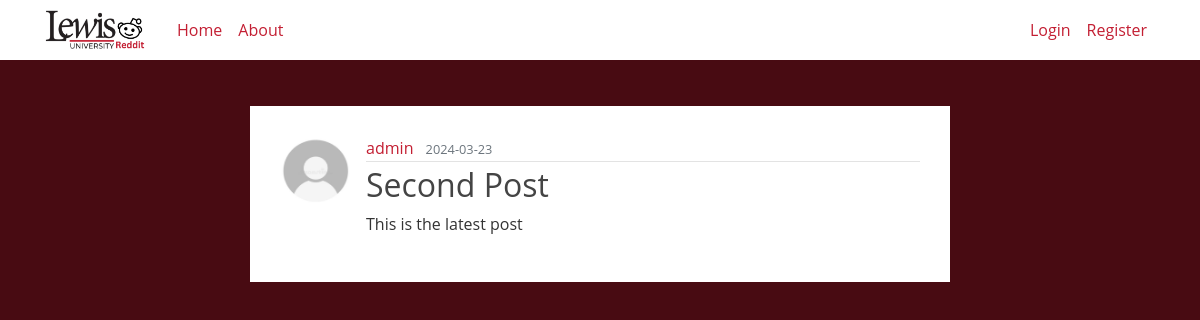
Screenshot of /post/3 with the database file from the repository.
### flaskblog/models.py (models this page shows, shortened)
class User(db.Model, UserMixin):
    id = db.Column(db.Integer, primary_key=True)
    username = db.Column(db.String(20), unique=True, nullable=False)
    email = db.Column(db.String(120), unique=True, nullable=False)
    image_file = db.Column(db.String(20), nullable=False, default='default.jpg')
    password = db.Column(db.String(60), nullable=False)
    posts = db.relationship('Post', backref='author', lazy=True)
    comments = db.relationship('Comment', backref='author', lazy=True)

class Post(db.Model):
    id = db.Column(db.Integer, primary_key=True)
    title = db.Column(db.String(100), nullable=False)
    date_posted = db.Column(db.DateTime, nullable=False, default=datetime.utcnow)
    content = db.Column(db.Text, nullable=False)
    user_id = db.Column(db.Integer, db.ForeignKey('user.id',ondelete='CASCADE'), nullable=False)
    comments = db.relationship('Comment', backref='post', passive_deletes=True)

### flaskblog/routes.py (the view)
@app.route("/post/<int:post_id>")
def post(post_id):
    post = Post.query.get_or_404(post_id)
    return render_template('post.html', title=post.title, post=post)

### flaskblog/templates/post.html (shortened to what this page needs)
{% extends "layout.html" %}
{% block content %}
<article class="post-content-section media">
  <img class="rounded-circle article-img" src="{{ url_for('static', filename='profile_pics/' + post.author.image_file) }}">
  <div class="media-body">
    <div class="article-metadata">
      <a class="mr-2" href="#">{{ post.author.username }}</a>
      <small class="text-muted">{{ post.date_posted.strftime('%Y-%m-%d') }}</small>
    </div>
    <h2 class="article-title">{{ post.title }}</h2>
    <p class="article-content">{{ post.content }}</p>
  </div>
</article>
{% endblock content %}

### flaskblog/static/main.css (style rules this page uses)
body { background: #480B12; color: #333333; margin-top: 8rem; }
h1, h2, h3, h4, h5, h6 { color: #444444; }
.article-title { color: #444444; }
.article-content { white-space: pre-line; }
.article-img { height: 70px; width: 70px; margin-right: 16px; }
.article-metadata { padding-bottom: 1px; margin-bottom: 4px; border-bottom: 1px solid #e3e3e3 }
a { color: #C31F33; }
.post-content-section { padding: 30px; background: #ffffff; margin:auto; width: fit-content; min-width: 700px; max-width: 1000px; height: fit-content; font-family: 'Open Sans', sans-serif; }

### rows the page displays
User: image_file (placeholder picture), author.username "admin"
Post: date_posted "2024-03-23", title "Second Post", content "This is the latest post"
